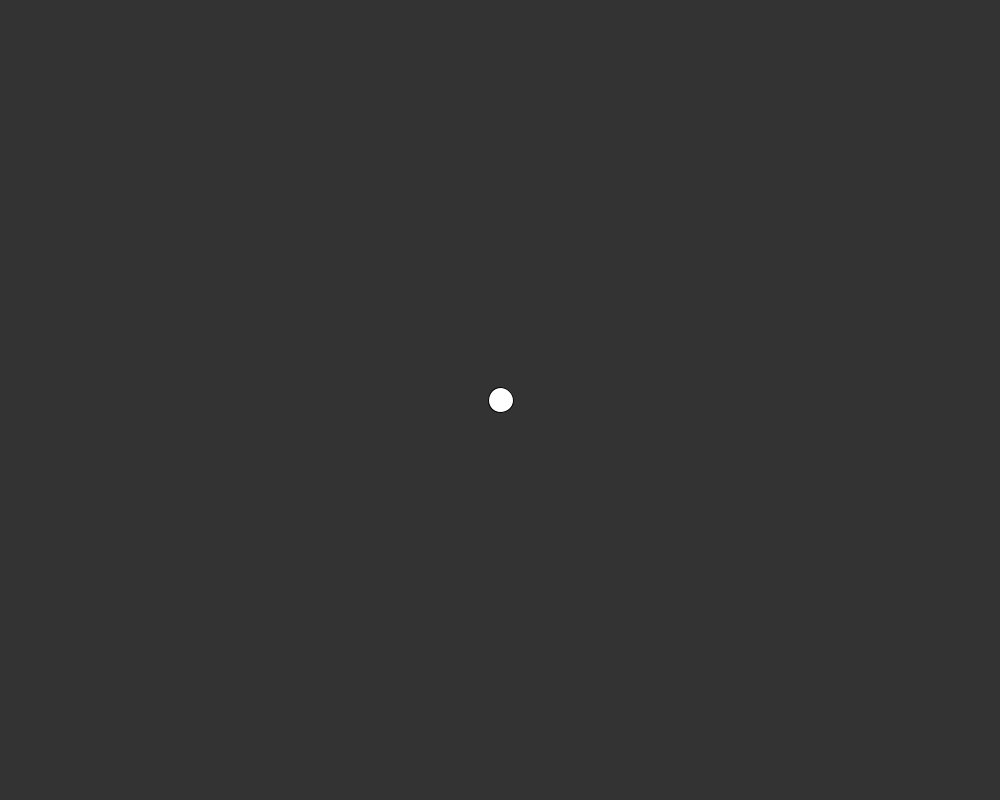
Frame 1 (no input)
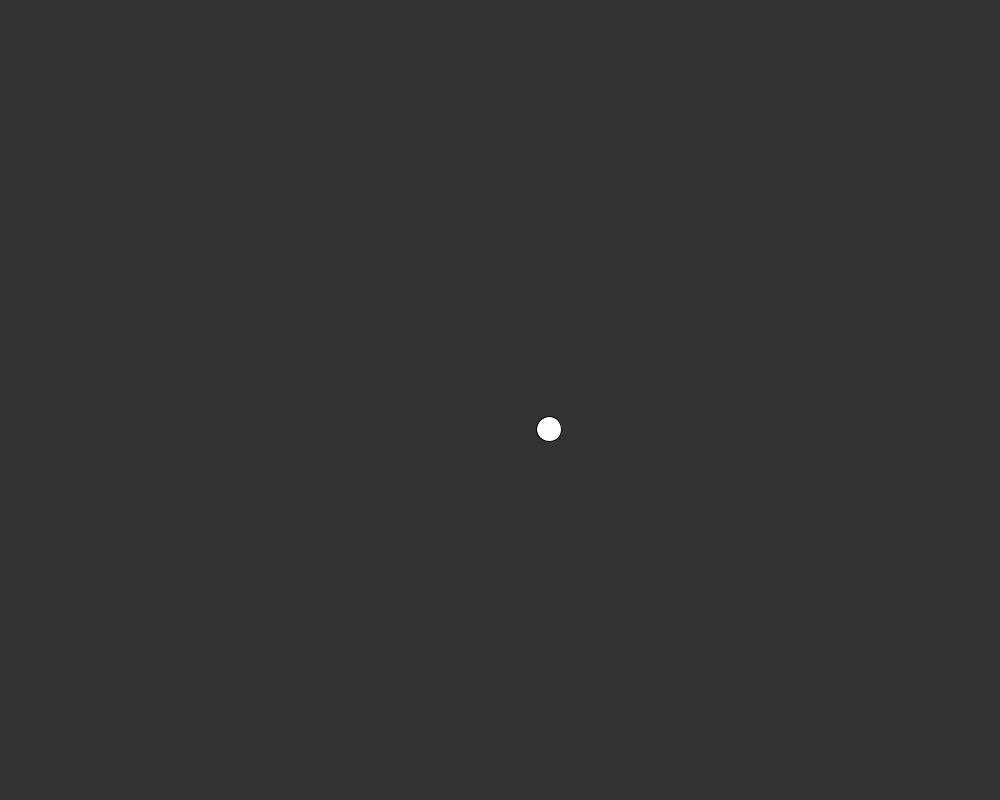
Frame 60 (the mouse pressed at the canvas centre just before this capture)
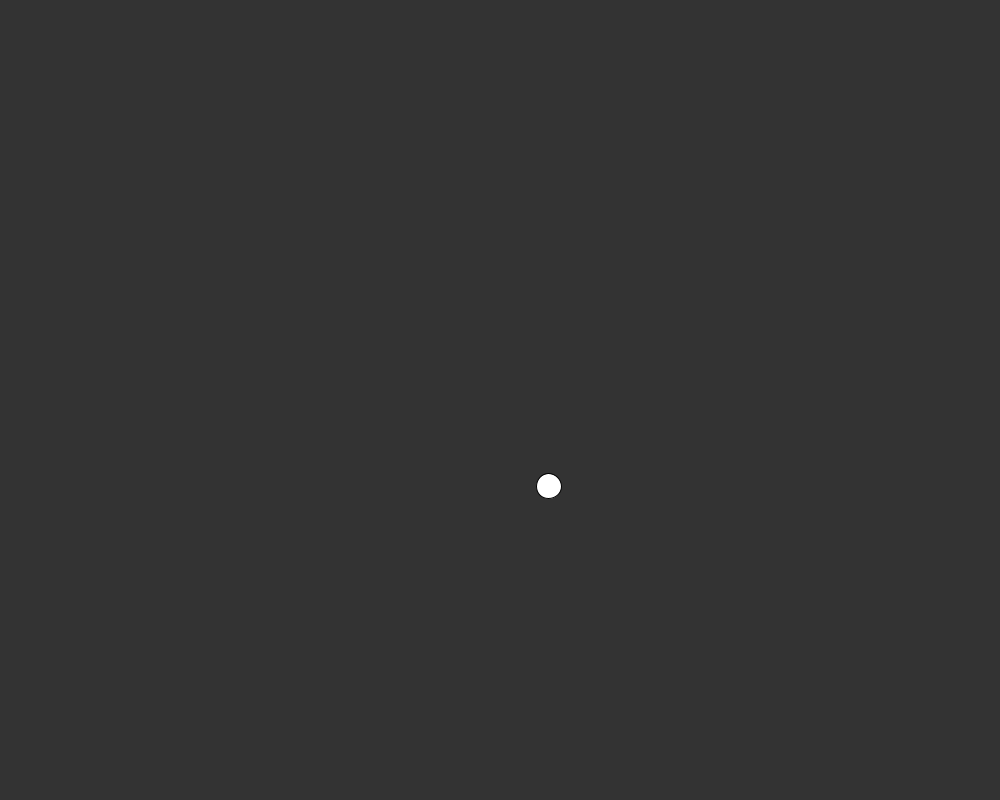
Frame 120 (the mouse held since frame 60 and released just before this capture)

The Processing sketch that drew these frames (run headless with seeded random() and noise(); from frame 60 on, the mouse is pressed at the canvas centre):

// Processing sketch: angular_speed
// ── angular_speed.pde
PVector v;
int offset = 0;
void setup() {
    size(1000, 800);
    v = new PVector(width / 2, height / 2);
}

void draw() {
    offset = offset + 1;
    background(51);
    PVector p = new PVector();
    p = PVector.fromAngle(radians(offset));
    v.add(p);
    circle(v.x, v.y, 25);
}
